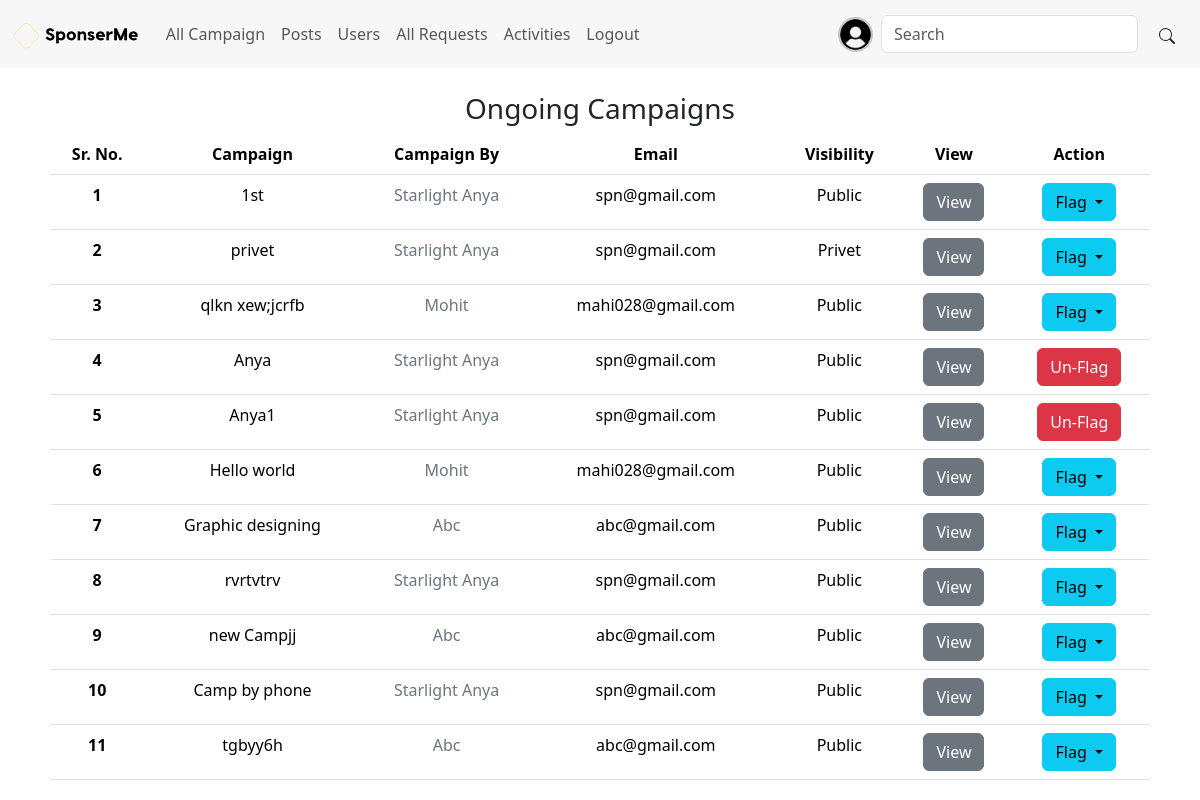
The app's page /admin/dashboard (signed in), older data.
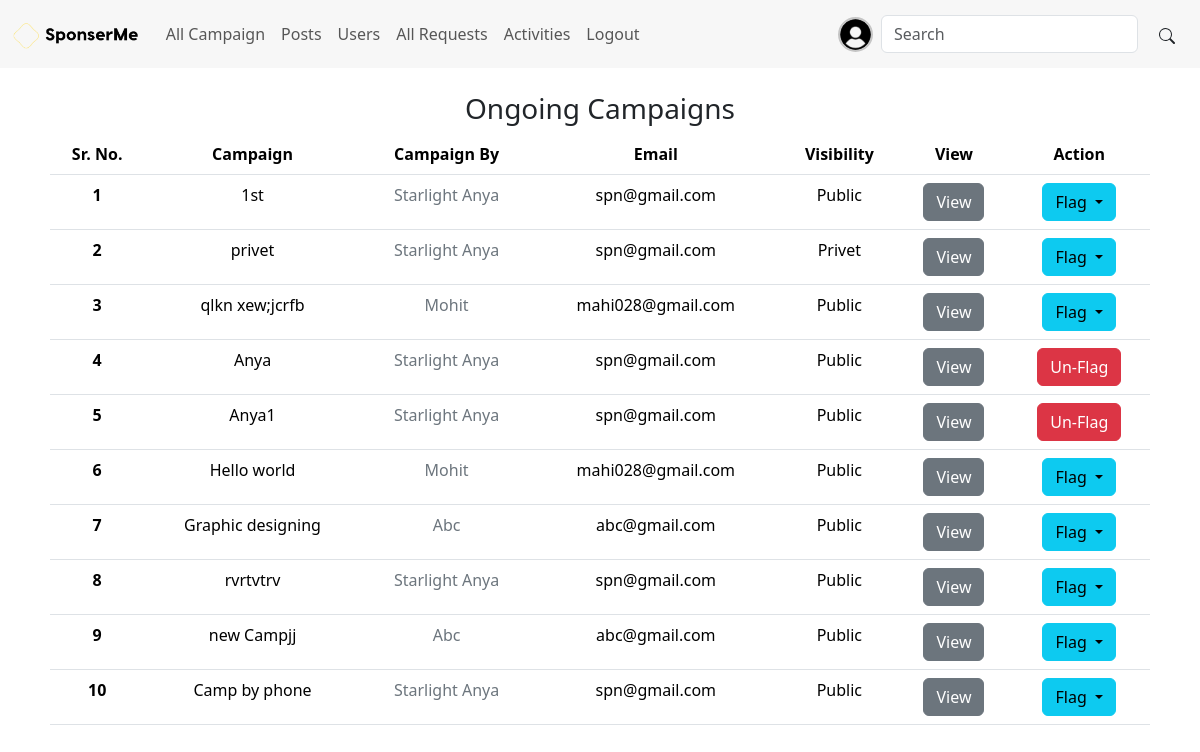
The same page, newer data.
### application/modals.py (models this page shows, shortened)
class User(db.Model, UserMixin):
    user_id = db.Column(db.Integer, autoincrement = True, primary_key=True)
    email = db.Column(db.String(255), unique=True)
    password = db.Column(db.String, nullable=False)
    active_flag = db.Column(db.Boolean, default = False, nullable = False)
    profile = db.Column(db.String, nullable = True, default = 'user.png')
    flag = db.Column(db.Boolean, nullable = False, default = False)
    flag_reason = db.Column(db.String, nullable = True)
    wallet_balance = db.Column(db.Integer, nullable = False, default = 0)

class Campaign(db.Model):
    campaign_id = db.Column(db.Integer, primary_key=True, autoincrement = True)
    campaign_by = db.Column(db.Integer, db.ForeignKey("sponser.sponser_id"), nullable = False)
    campaign_name = db.Column(db.String, unique=True)
    desc = db.Column(db.String, nullable=False)
    requirements = db.Column(db.String, nullable=False)
    start_date = db.Column(db.DateTime, nullable=False, default = datetime.utcnow())
    end_date = db.Column(db.DateTime, nullable=False)
    budget = db.Column(db.Integer, nullable=True)
    visibility = db.Column(db.Boolean)
    goals = db.Column(db.String, nullable=True)
    image_path = db.Column(db.String, nullable=True, default = 'user.png')
    flag = db.Column(db.Boolean, nullable = False, default = False)
    flag_reason = db.Column(db.String, nullable = True)
    sponser = db.relationship('Sponser', backref = db.backref('campaigns', cascade = "all, delete-orphan"))

class Sponser(db.Model):
    sponser_id = db.Column(db.Integer, db.ForeignKey('user.user_id'), primary_key=True)
    company_name = db.Column(db.String, nullable = False)
    industry = db.Column(db.String, nullable = False)
    budget = db.Column(db.Integer, nullable = False)
    about = db.Column(db.String, nullable = True)
    user = db.relationship('User', backref=db.backref('sponsers', cascade="all, delete-orphan"))

### application/controllers/admin.py (the view)
@admin.route('/dashboard')
@login_required
def admin_dashboard():
    if not is_admin(current_user.user_id):
        raise UserError(401, "Not Authorised")
    roles = user_roles(current_user.user_id)
    camps = Campaign.query.all()
    return render_template('admin/admin_dash.html', page = 'Admin-Dashboard', roles = roles, camps = camps)

### application/form.py
class SeachForm(FlaskForm):
    search = StringField('Search for: ')
    submit = SubmitField()

### app.py (called while the page is built)
@app.context_processor
def base():
    from application.form import SeachForm
    form = SeachForm()
    return dict(search_form = form)

### application/controllers/auth.py (called while the page is built)
@login_manager.user_loader
def load_user(user_id):
    return User.query.get(int(user_id))

### application/get_roles.py (called while the page is built)
def user_roles(user_id):
    roles = UserRoles.query.filter_by(user_id = user_id).all()
    available_roles = {1: 'Admin', 2: 'Influencer', 3: 'Sponser'}
    user_roles = [available_roles[role.role_id] for role in roles]
    return user_roles

def is_admin(user_id):
    if 'Admin' in user_roles(user_id):
        return True
    return False

### application/templates/admin/admin_dash.html (shortened to what this page needs)
{% extends 'base.html' %}
{% block content %}
<center>
    <h3>Ongoing Campaigns</h3>
    <div class="contatiner" style="max-width: 1100px;">
    <table class="table " style="text-align: center;">
        <thead >
        <tr>
            <th scope="col">Sr. No.</th>
            <th scope="col">Campaign</th>
            <th scope="col">Campaign By</th>
            <th scope="col">Email</th>
            <th scope="col">Visibility</th>
            <th scope="col">View</th>
            <th scope="col">Action</th>
        </tr>
        </thead>
        <tbody>
        {% for camp in camps%}
        <tr>
            <th scope="row">{{loop.index}}</th>
            <td>{{camp.campaign_name}}</td>
            <td><a href="/get/{{camp.campaign_by}}" class="link-secondary link-offset-2 link-offset-3-hover link-underline link-underline-opacity-0 link-underline-opacity-75-hover">{{camp.sponser.company_name}}</a></td>
            <td>{{camp.sponser.user.email}}</td>
            <td>{% if camp.visibility%}Public{%else%}Privet{%endif%}</td>
            <td><a href="/view/{{camp.campaign_id}}" class="btn btn-secondary">View</a></td>
            <td>
                {%if camp.flag %}
                    <div id="flag_cont{{camp.campaign_id}}">
                        <button type="button" class="btn btn-danger" id="camp{{camp.campaign_id}}" onclick="flag_camp('{{camp.campaign_id}}', 'none')">Un-Flag</button>
                    </div>
                {%else%}
                    <div id="flag_cont{{camp.campaign_id}}">
                        <div class="btn-group">
                            <button type="button" class="btn btn-info dropdown-toggle" data-bs-toggle="dropdown" aria-expanded="false">
                                <span id="camp{{camp.campaign_id}}">Flag</span>
                            </button>
                        </div>
                    </div>
                {%endif%}
            </td>
        </tr>
        {%endfor%}
        </tbody>
    </table>
    </div>
</center>
{%endblock%}

### application/templates/base.html (shortened to what this page needs)
<!DOCTYPE html>
<html lang="en">
<head>
    <link href="https://cdn.jsdelivr.net/npm/bootstrap@5.3.3/dist/css/bootstrap.min.css" rel="stylesheet">
</head>
<body style="margin-bottom: 15px; background: url(/st/img/bg-proto2.jpg) no-repeat; background-size: cover; background-attachment: fixed;">
    {% include 'navbar.html' %}
    <br>
        {% block content %}
        {% endblock %}
</body>
</html>

### application/templates/navbar.html (shortened to what this page needs)
<nav class="navbar navbar-expand-lg sticky-sm-top" style="background-color: rgba(179, 179, 179, .1); backdrop-filter: blur(5px);">
  <div class="container-fluid">
    {% if page in ['Admin Login', 'login', 'register', 'Welcome'] %}
      <a class="navbar-brand" href="{{url_for('home.landing_page')}}">
        <img src="/st/img/logo-transperent-black.png" alt="Logo" height="30" class="d-inline-block align-text-top">
      </a>
      <div class="collapse navbar-collapse" id="navbarSupportedContent" >
        <ul class="navbar-nav me-auto mb-2 mb-lg-0">
          <li class="nav-item">
            <a class="nav-link" href="{{url_for('user_auth.adminLogin')}}">Admin? Login here</a>
          </li>
        </ul>
      </div>
    {%else%}
      <a class="navbar-brand" href="{{url_for('home.dashboard')}}">
        <img src="/st/img/logo-transperent-black.png" alt="Logo" height="30" class="d-inline-block align-text-top">
      </a>
    {%endif%}
    {% if page not in ['Admin Login', 'login', 'register', 'Welcome'] %}
    <div class="collapse navbar-collapse" id="navbarSupportedContent" >
      <ul class="navbar-nav me-auto mb-2 mb-lg-0">
        {%if 'Admin' in roles%}
          <li class="nav-item">
            <a class="nav-link" href="{{url_for('admin.admin_dashboard')}}">All Campaign</a>
          </li>
          <li class="nav-item">
            <a class="nav-link" href="{{url_for('admin.posts')}}">Posts</a>
          </li>
          <li class="nav-item">
            <a class="nav-link" href="{{url_for('admin.users')}}">Users</a>
          </li>
          <li class="nav-item">
            <a class="nav-link" href="{{url_for('admin.requests')}}">All Requests</a>
          </li>
          <li class="nav-item">
            <a class="nav-link" href="{{url_for('admin.activities')}}">Activities</a>
          </li>
          {%endif%}
          <li class="nav-item">
            <a class="nav-link" href="{{url_for('user_auth.logout')}}">Logout</a>
          </li>
        </ul>
      <ul class="navbar-nav ">
        <li class="nav-item">
          <a class="nav-link" href="/get/{{current_user.user_id}}"><img src="/st/uploads/{{current_user.profile}}" alt="Profile" height="35" width="35" style="border-radius: 50%; border: 2px solid rgba(0,0,0,.2); object-fit: cover;" class="d-inline-block align-text-top"></a>
        </li>
      </ul>
      <form class="d-flex" role="search" method="post" action="{{url_for('home.search')}}">
        <input class="form-control me-2" type="search" placeholder="Search" name="search" aria-label="Search">
        <button class="btn" name="submit"><svg xmlns="http://www.w3.org/2000/svg" width="16" height="16" fill="currentColor" class="bi bi-search" viewBox="0 0 16 16"><path d="M11.742 10.344a6.5 6.5 0 1 0-1.397 1.398h-.001q.044.06.098.115l3.85 3.85a1 1 0 0 0 1.415-1.414l-3.85-3.85a1 1 0 0 0-.115-.1zM12 6.5a5.5 5.5 0 1 1-11 0 5.5 5.5 0 0 1 11 0"/></svg></button>
      </form>
    </div>
    {%endif%}
  </div>
</nav>

Row changes from the older to the newer data that the page shows:
removed Campaign: campaign_name "tgbyy6h", sponser.company_name "Abc", sponser.user.email "abc@gmail.com", visibility "Public"
